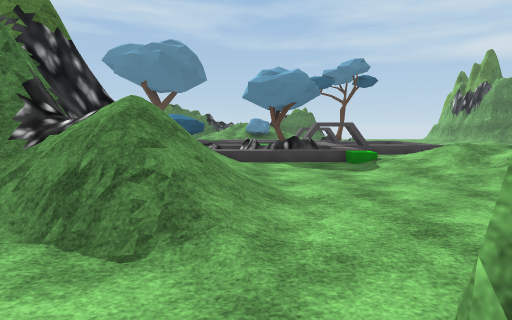
[1] (above)

19 first-person views from a walk through a scene from a Unity 3-D project. The camera is 1.4 m above the floor, tilts 6° down and sees 80° across. The floor is counted in squares, 2 m on a side. Each view is taken from the middle of a square. On the plan, view 1 faces up. The plan holds only what a view shows up to about 10 squares ahead; the rest is blank. The place goes on beyond the plan. Some surface patterns are stand-ins.

[2]
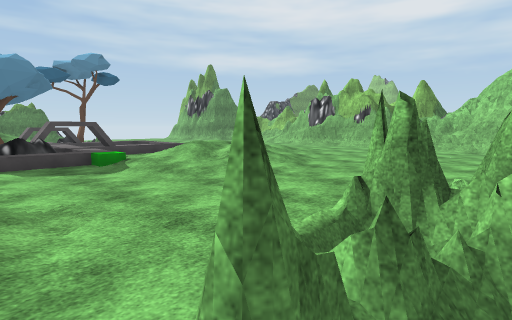

[3]
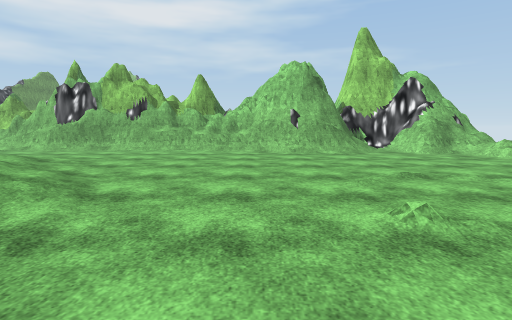

[4]
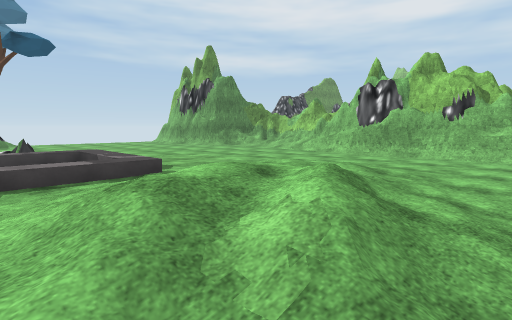

[5]
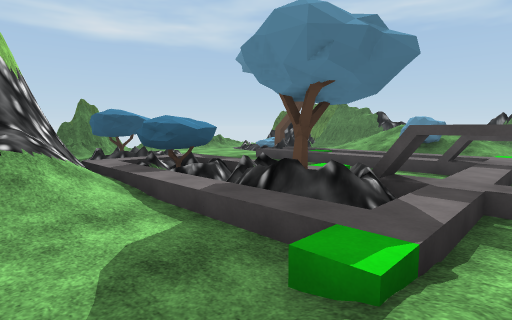

[6]
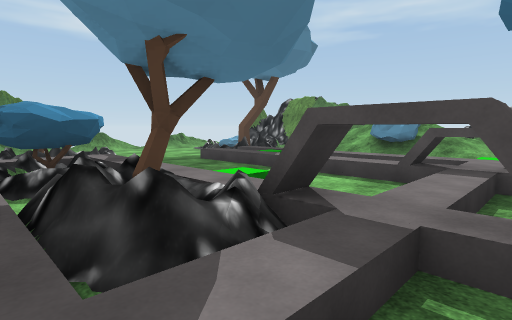

[7]
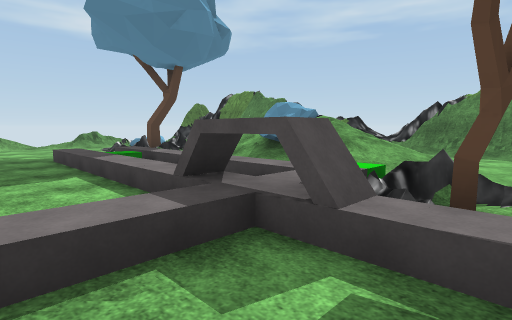

[8]
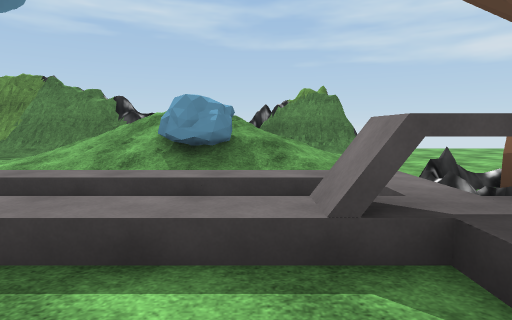

[9]
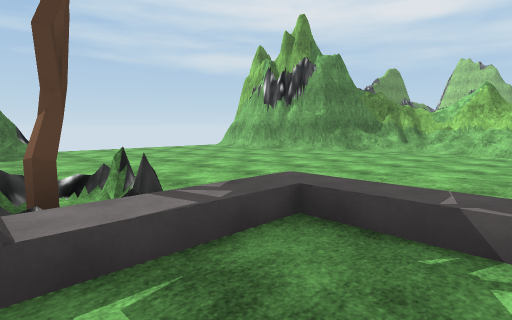

[10]
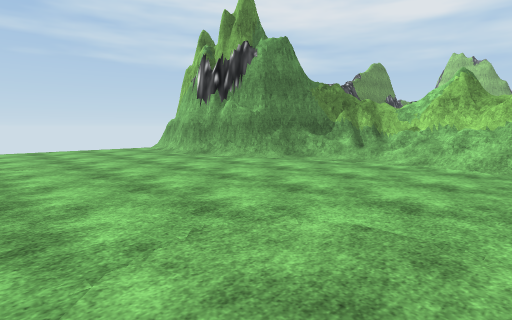

[11]
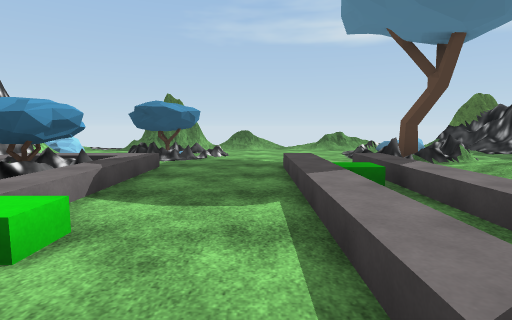

[12]
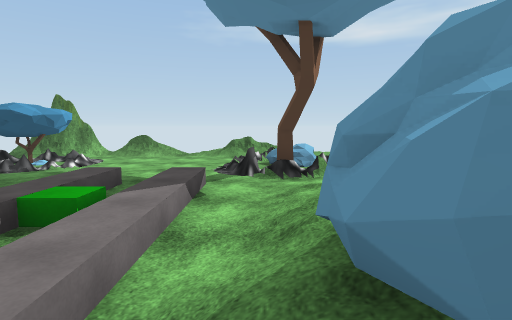

[13]
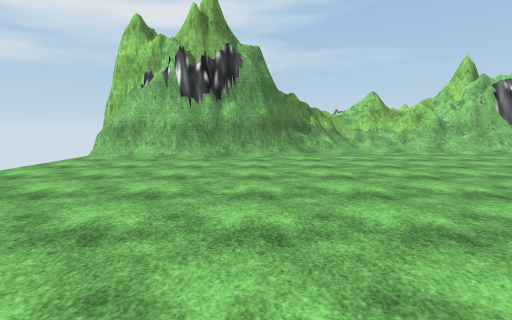

[14]
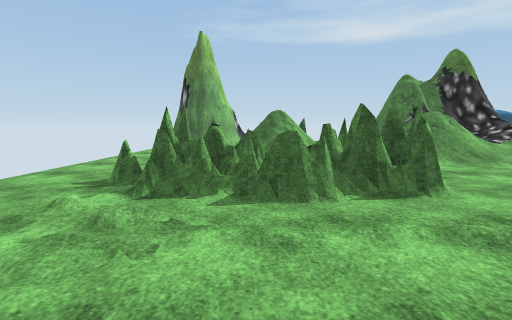

[15]
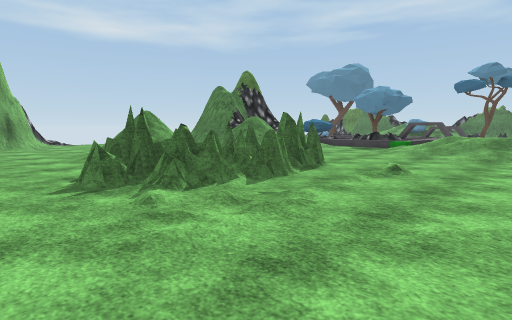

[16]
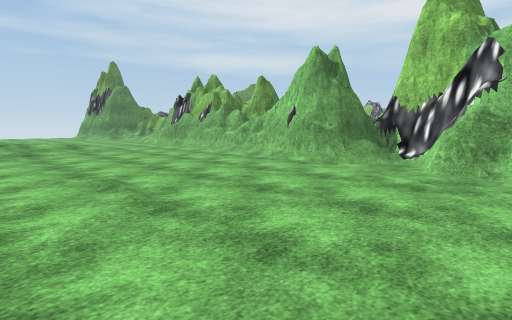

[17]
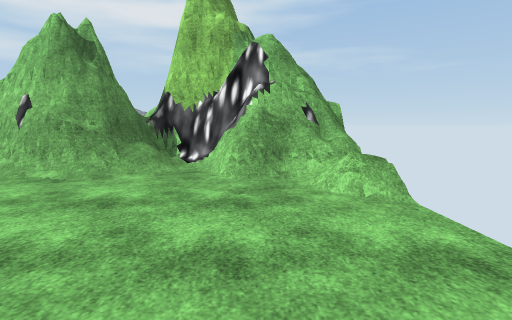

[18]
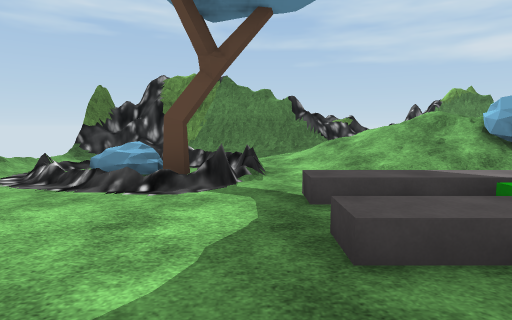

[19]
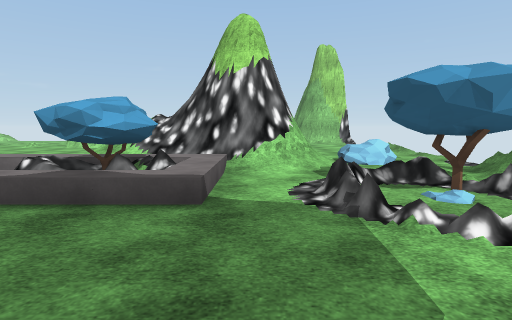

### Floor plan
Key: @ floor where view 1 was taken; # wall or solid block; x gap in a wall; . main floor; : floor 0.25 m higher than the main floor; + floor 0.5 m higher than the main floor; * floor 0.75 m higher than the main floor; / step, stairs or slope; = window, fence, low wall or low ledge; ^ raised ledge; C green cube; T tree.
Columns run from 8 left of view 1 to 14 right of it. Each row starts with its distance up from view 1.
 21                     #
 20       #=/####.......#
 19     ###=/////......##
 18 ######/    ........##
 17 #....:     ........##
 16 ..==.//////......../#
 15  /=T=.//=//.........###
 14  /xT=..///...........##
 13 /....//// C#T......../#
 12 ...../C/ /^#/ .......=#
 11 =........./../....../##
 10 /.//...... ../......##
  9 #TT=.///C//#//......##
  8 #.T/.TTT#T/...   ...#
  7 #...//////+.:++::...#
  6 ..=####/..C:/*+:....#
  5 ...####/...:///.....#
  4      #=//..../......#
  3     ##=#/...........#
  2       /=/..........##
  1        /.##x.......##
  0       =/@/#........##
 -1    .. =x=.##......./#
 -2  #.......###......./#
 -3  ##.......=......./##
 -4      ............//##
 -5                    #

Where each view was taken, in squares from view 1:
view 1: 0 up, 0 right, facing up
view 2: 0 up, 0 right, facing up-right
view 3: 2 up, 2 right, facing right
view 4: 4 up, 3 right, facing up-right
view 5: 5 up, 3 right, facing up-left
view 6: 7 up, 3 right, facing up-left
view 7: 10 up, 4 right, facing up-left
view 8: 10 up, 1 right, facing up
view 9: 10 up, 3 right, facing up-right
view 10: 10 up, 6 right, facing up-right
view 11: 11 up, 2 right, facing left
view 12: 14 up, 1 right, facing left
view 13: 16 up, 3 right, facing right
view 14: 1 down, 6 right, facing left
view 15: 4 down, 6 right, facing up-left
view 16: 4 down, 5 right, facing up-right
view 17: 3 down, 6 right, facing right
view 18: 10 up, 4 left, facing up
view 19: 12 up, 4 left, facing down
